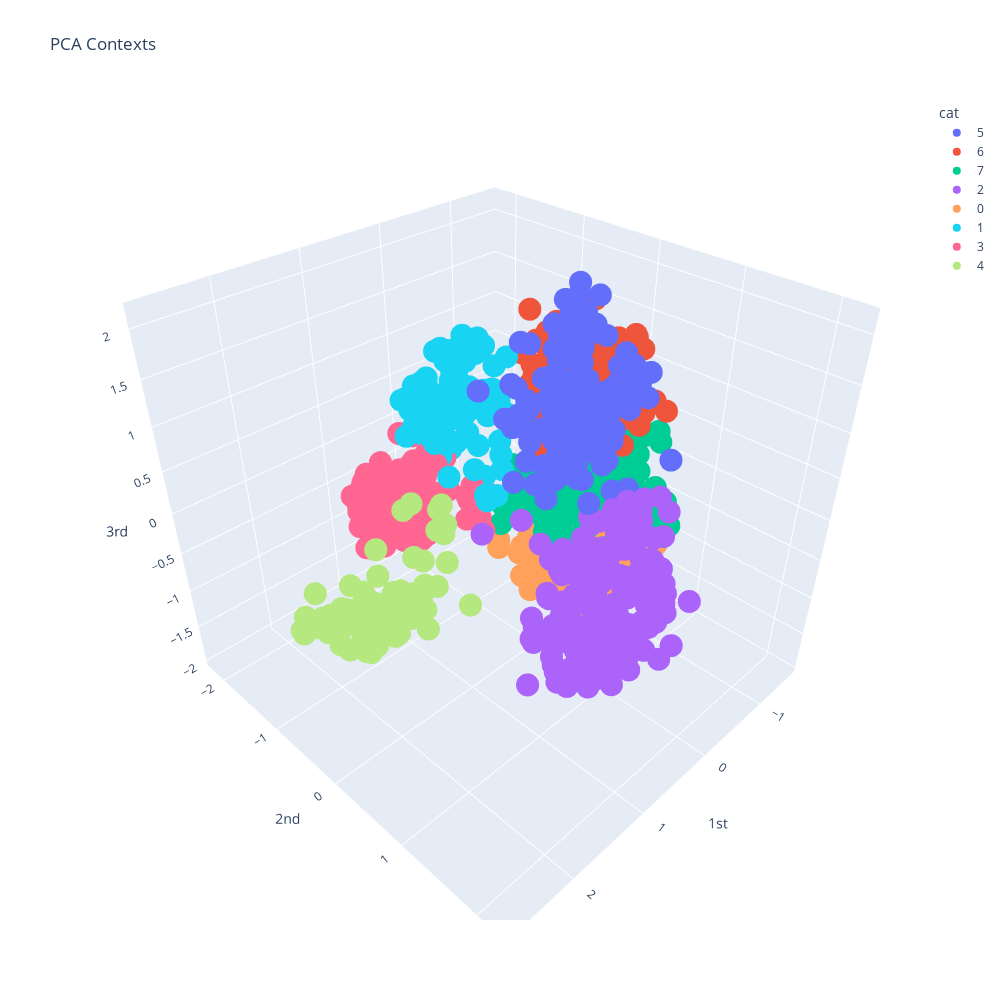

Notebook cell for this chart:
### Code cell
df = pd.DataFrame({
'cat':[str(c) for c in contexts_kmeans_PCA.labels_], 'labels':labels, '1st':context_PCA[:,0], '2nd':context_PCA[:,1], '3rd':context_PCA[:,2]
})
fig_contexts = px.scatter_3d(df, x='1st', y='2nd', z='3rd',
                    color='cat',
                    hover_name= "labels",
                    title="PCA Contexts",
                    width=1000, height=1000,)
fig_contexts.show()

### Figure 1 — Plotly figure (JSON) as saved in the notebook; plotly's stock layout.template omitted (floating-point values rounded to 4 significant figures; data arrays with more than 128 entries replaced by an {"elided": "..."} marker saying what was removed)
{"data": [{"hovertemplate": "<b>%{hovertext}</b><br><br>cat=5<br>1st=%{x}<br>2nd=%{y}<br>3rd=%{z}<extra></extra>", "hovertext": {"elided": "147 str values"}, "legendgroup": "5", "marker": {"color": "#636efa", "symbol": "circle"}, "mode": "markers", "name": "5", "scene": "scene", "showlegend": true, "type": "scatter3d", "x": {"elided": "147 float values"}, "y": {"elided": "147 float values"}, "z": {"elided": "147 float values"}}, {"hovertemplate": "<b>%{hovertext}</b><br><br>cat=6<br>1st=%{x}<br>2nd=%{y}<br>3rd=%{z}<extra></extra>", "hovertext": {"elided": "210 str values"}, "legendgroup": "6", "marker": {"color": "#EF553B", "symbol": "circle"}, "mode": "markers", "name": "6", "scene": "scene", "showlegend": true, "type": "scatter3d", "x": {"elided": "210 float values"}, "y": {"elided": "210 float values"}, "z": {"elided": "210 float values"}}, {"hovertemplate": "<b>%{hovertext}</b><br><br>cat=7<br>1st=%{x}<br>2nd=%{y}<br>3rd=%{z}<extra></extra>", "hovertext": {"elided": "208 str values"}, "legendgroup": "7", "marker": {"color": "#00cc96", "symbol": "circle"}, "mode": "markers", "name": "7", "scene": "scene", "showlegend": true, "type": "scatter3d", "x": {"elided": "208 float values"}, "y": {"elided": "208 float values"}, "z": {"elided": "208 float values"}}, {"hovertemplate": "<b>%{hovertext}</b><br><br>cat=2<br>1st=%{x}<br>2nd=%{y}<br>3rd=%{z}<extra></extra>", "hovertext": {"elided": "202 str values"}, "legendgroup": "2", "marker": {"color": "#ab63fa", "symbol": "circle"}, "mode": "markers", "name": "2", "scene": "scene", "showlegend": true, "type": "scatter3d", "x": {"elided": "202 float values"}, "y": {"elided": "202 float values"}, "z": {"elided": "202 float values"}}, {"hovertemplate": "<b>%{hovertext}</b><br><br>cat=0<br>1st=%{x}<br>2nd=%{y}<br>3rd=%{z}<extra></extra>", "hovertext": {"elided": "233 str values"}, "legendgroup": "0", "marker": {"color": "#FFA15A", "symbol": "circle"}, "mode": "markers", "name": "0", "scene": "scene", "showlegend": true, "type": "scatter3d", "x": {"elided": "233 float values"}, "y": {"elided": "233 float values"}, "z": {"elided": "233 float values"}}, {"hovertemplate": "<b>%{hovertext}</b><br><br>cat=1<br>1st=%{x}<br>2nd=%{y}<br>3rd=%{z}<extra></extra>", "hovertext": ["jx", "qd", "qr", "qv", "0a", "0e", "0i", "0o", "0r", "0u", "0x", "0y", "0z", "0 ", "1a", "1e", "1i", "1l", "1n", "1o", "1r", "1u", "1x", "1y", "1z", "1 ", "2a", "2e", "2i", "2o", "2r", "2u", "2x", "2y", "2 ", "3a", "3e", "3i", "3o", "3r", "3u", "3y", "3z", "3 ", "4a", "4e", "4i", "4o", "4q", "4r", "4u", "4x", "4y", "4z", "4 ", "5a", "5e", "5i", "5o", "5r", "5u", "5x", "5y", "6a", "6e", "6i", "6o", "6q", "6r", "6u", "6x", "6y", "7a", "7e", "7i", "7l", "7o", "7r", "7u", "7x", "7y", "7 ", "8a", "8e", "8i", "8o", "8r", "8u", "8x", "8y", "8 ", "9a", "9e", "9i", "9o", "9r", "9u", "9y", "9z", "9 "], "legendgroup": "1", "marker": {"color": "#19d3f3", "symbol": "circle"}, "mode": "markers", "name": "1", "scene": "scene", "showlegend": true, "type": "scatter3d", "x": [-0.02663, 0.5493, -0.2561, -0.08466, 0.4647, 0.02476, 0.1275, 0.3663, 0.4535, 0.335, 0.3441, 0.1926, 0.4042, 0.5002, 0.2942, -0.08954, -0.03942, 0.367, 0.1264, 0.333, 0.3564, 0.1635, 0.2572, 0.08393, 0.2313, 0.3629, 0.3322, -0.2015, -0.07519, 0.3741, 0.4806, 0.4329, 0.4035, -0.06641, 0.334, 0.4401, -0.1228, 0.02719, 0.2628, 0.5184, 0.2518, 0.2108, -0.1073, 0.2648, 0.491, 0.03234, 0.06076, 0.3404, 0.4505, 0.3742, 0.1351, 0.212, 0.1963, 0.4138, 0.3775, 0.4651, -0.03797, 0.2308, 0.4544, 0.3869, 0.1298, 0.3384, 0.1731, 0.5123, -0.05407, 0.06048, 0.3461, 0.6653, 0.5382, 0.2184, 0.04152, 0.311, 0.2684, -0.2759, -0.008243, 0.2084, 0.2157, 0.3499, -0.08145, 0.4911, -0.3125, 0.2971, 0.4732, -0.1034, -0.07886, 0.3512, 0.6072, 0.1384, 0.2792, -0.01369, 0.3635, 0.5355, -0.05799, 0.2148, 0.4212, 0.4019, 0.2264, 0.4968, 0.3485, 0.2918], "y": [-0.5037, -0.2126, -0.5789, -0.5788, -1.476, -1.3, -1.082, -0.7966, -0.9986, -1.016, -0.7993, -0.9473, -0.385, -1.382, -1.345, -1.027, -1.13, -1.098, -0.685, -0.8332, -0.8589, -0.8938, -0.3089, -0.6007, -0.5757, -1.444, -1.401, -1.112, -1.195, -0.9244, -1.17, -0.7535, -0.1463, -0.7296, -1.426, -1.402, -1.257, -1.208, -0.9456, -1.06, -0.8268, -1.087, -0.6908, -1.457, -1.556, -1.3, -1.206, -1.162, -0.9094, -1.346, -0.5561, -0.841, -0.9685, -0.2102, -1.512, -1.418, -1.176, -1.44, -0.9497, -1.41, -1.184, -0.4143, -0.8135, -1.395, -1.196, -1.227, -1.033, -0.6461, -1.223, -0.7461, -0.3014, -1.1, -1.475, -1.097, -1.232, -1.117, -0.9452, -1.189, -0.7599, -0.392, -0.7978, -1.441, -1.494, -1.043, -1.174, -0.8364, -1.365, -0.8548, -0.3272, -0.6076, -1.479, -1.312, -1.175, -1.154, -0.8459, -1.151, -0.7935, -1.012, -0.604, -1.449], "z": [0.7238, 0.07697, 0.5563, 0.6137, 0.6956, 1.138, 0.9994, 1.493, 0.4706, 0.8549, 0.6895, 0.6875, -0.00886, 0.4, 0.8137, 1.343, 1.089, 0.1381, -0.04308, 1.325, 0.4007, 0.769, 0.4488, 0.8684, 1.068, 0.4574, 0.8857, 1.304, 1.101, 1.387, 0.4452, 0.8281, 0.4129, 1.173, 0.4325, 0.8833, 1.312, 1.06, 1.299, 0.4311, 0.7114, 0.9751, 0.292, 0.3682, 0.6736, 1.178, 1.023, 1.325, 0.7617, 0.2876, 1.053, 0.4641, 0.8628, 0.07599, 0.3272, 0.7472, 1.127, 0.8829, 1.469, 0.4295, 0.8357, 0.8888, 0.7466, 0.6313, 1.245, 0.9716, 1.335, 0.2133, 0.5419, 0.8148, 0.7912, 0.4685, 0.6089, 1.197, 0.9841, 0.1418, 1.369, 0.451, 0.7735, 0.6223, 1.161, 0.281, 0.7163, 1.187, 1.123, 1.388, 0.3647, 0.8345, 1.105, 0.8374, 0.3459, 0.8537, 1.33, 1.177, 1.397, 0.2801, 1.022, 0.8109, 0.1769, 0.4432]}, {"hovertemplate": "<b>%{hovertext}</b><br><br>cat=3<br>1st=%{x}<br>2nd=%{y}<br>3rd=%{z}<extra></extra>", "hovertext": {"elided": "169 str values"}, "legendgroup": "3", "marker": {"color": "#FF6692", "symbol": "circle"}, "mode": "markers", "name": "3", "scene": "scene", "showlegend": true, "type": "scatter3d", "x": {"elided": "169 float values"}, "y": {"elided": "169 float values"}, "z": {"elided": "169 float values"}}, {"hovertemplate": "<b>%{hovertext}</b><br><br>cat=4<br>1st=%{x}<br>2nd=%{y}<br>3rd=%{z}<extra></extra>", "hovertext": ["00", "01", "02", "03", "04", "05", "06", "07", "08", "09", "10", "11", "12", "13", "14", "15", "16", "17", "18", "19", "20", "21", "22", "23", "24", "25", "26", "27", "28", "29", "30", "31", "32", "33", "34", "35", "36", "37", "38", "39", "40", "41", "42", "43", "44", "45", "46", "47", "48", "49", "50", "51", "52", "53", "54", "55", "56", "57", "58", "59", "60", "61", "62", "63", "64", "65", "66", "67", "68", "69", "70", "71", "72", "73", "74", "75", "76", "77", "78", "79", "80", "81", "82", "83", "84", "85", "86", "87", "88", "89", "90", "91", "92", "93", "94", "95", "96", "97", "98", "99"], "legendgroup": "4", "marker": {"color": "#B6E880", "symbol": "circle"}, "mode": "markers", "name": "4", "scene": "scene", "showlegend": true, "type": "scatter3d", "x": [1.665, 2.722, 2.691, 2.204, 2.458, 2.385, 2.47, 2.347, 2.688, 2.299, 1.92, 2.292, 2.303, 2.235, 2.382, 2.316, 2.405, 2.263, 2.232, 2.316, 1.649, 2.622, 2.379, 2.569, 2.324, 2.504, 2.18, 2.19, 2.513, 2.354, 1.534, 2.582, 2.154, 2.121, 2.28, 2.141, 2.486, 2.207, 2.392, 2.399, 1.574, 2.439, 2.198, 2.328, 2.417, 2.544, 2.452, 2.364, 2.542, 2.046, 2.019, 2.629, 2.625, 2.611, 2.649, 2.448, 2.695, 2.689, 2.308, 2.076, 2.147, 2.611, 2.612, 2.623, 2.664, 2.412, 2.12, 2.254, 2.344, 2.408, 1.522, 2.504, 2.504, 2.283, 2.397, 2.242, 1.847, 2.172, 2.612, 2.546, 1.767, 2.531, 2.445, 2.447, 2.474, 2.342, 2.486, 2.14, 2.591, 2.082, 1.601, 2.387, 2.513, 2.157, 2.416, 1.604, 2.239, 1.929, 2.188, 1.796], "y": [-0.03863, -0.4189, -0.03236, 0.2984, 0.1992, 0.03808, 0.44, 0.4435, 0.2738, 0.6608, 0.3541, -0.007619, -0.01503, 0.2327, 0.3592, 0.2499, 0.2164, 0.3566, 0.5498, 0.4026, 0.4017, -0.4998, 0.02791, -0.3596, 0.1867, 0.03216, 0.4448, 0.7456, 0.3077, 0.3836, 0.1838, -0.4491, 0.2473, 0.2364, 0.161, 0.2315, 0.3384, 0.3364, 0.2146, 0.6108, 0.1948, -0.4532, 0.1255, -0.06425, -0.01523, -0.1857, -0.1112, 0.383, 0.4231, 0.3343, 0.3939, -0.5501, 0.008222, 0.002504, 0.04542, 0.1336, -0.1181, -0.04392, 0.455, 0.5894, 0.03412, -0.5053, 0.0235, -0.07471, -0.08131, 0.1286, 0.4563, 0.1766, 0.6428, 0.2914, 0.2083, -0.397, 0.2096, 0.2585, 0.3888, 0.4562, 0.3099, 0.562, 0.1886, 0.3138, -0.03008, -0.331, 0.02963, 0.02856, 0.3208, 0.4744, -0.09204, 0.389, 0.4448, 0.5936, 0.3174, -0.2606, -0.03624, 0.1245, 0.2895, 0.6474, 0.3613, 0.5805, 0.3939, 0.5718], "z": [0.6766, -0.4033, -0.201, -0.1996, -0.3924, -0.1387, 0.02114, 0.02128, -0.2095, 0.1518, 0.001798, -0.1896, -0.08338, -0.0448, -0.0927, 0.009118, -0.3485, -0.1452, 0.0564, 0.2105, 0.6647, -0.3573, -0.1483, -0.02175, 0.04508, -0.1625, 0.07603, 0.01729, 0.3584, -0.07839, 0.6578, -0.4834, -0.05923, -0.1611, -0.07329, 0.08892, 0.1732, 0.02041, 0.1331, 0.01685, 0.456, -0.5315, -0.2369, -0.2855, 0.1833, -0.1832, -0.1519, -0.0135, 0.04304, -0.0272, 0.5037, -0.5923, -0.2517, -0.2572, -0.1887, -0.04471, -0.1963, -0.04356, 0.212, 0.343, 0.4606, -0.431, -0.3634, -0.2535, -0.251, 0.00395, 0.1924, 0.3085, 0.2898, -0.3301, 0.7158, -0.3767, -0.1626, -0.3087, -0.0637, 0.2511, 0.3219, 0.2907, 0.1488, -0.2962, 0.6598, -0.3582, -0.1753, -0.2197, -0.2084, -0.145, -0.08389, 0.07121, -0.191, 0.0758, 0.4969, -0.3027, -0.1348, -0.2071, -0.2515, -0.1305, -0.127, 0.2386, 0.2322, 0.4238]}], "layout": {"height": 1000, "legend": {"title": {"text": "cat"}, "tracegroupgap": 0}, "scene": {"domain": {"x": [0, 1], "y": [0, 1]}, "xaxis": {"title": {"text": "1st"}}, "yaxis": {"title": {"text": "2nd"}}, "zaxis": {"title": {"text": "3rd"}}}, "title": {"text": "PCA Contexts"}, "width": 1000}}
